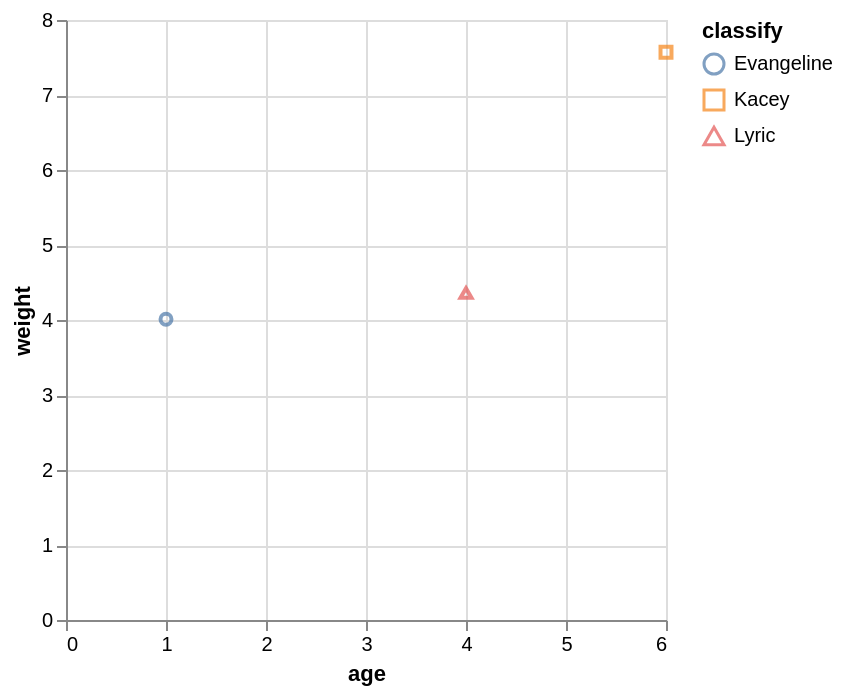

Vega-Lite specification for this chart:
### Vega-Lite specification from a JSON file in a GitHub repository (floating-point values rounded to 4 significant figures)
{"data": {"values": [{"x_data": 1, "y_data": 4.01, "classify": "Evangeline"}, {"x_data": 6, "y_data": 7.57, "classify": "Kacey"}, {"x_data": 4, "y_data": 4.36, "classify": "Lyric"}]}, "mark": "point", "encoding": {"x": {"field": "x_data", "type": "quantitative", "title": "age", "scale": {"zero": "false"}}, "y": {"field": "y_data", "type": "quantitative", "title": "weight", "scale": {"zero": "false"}}, "color": {"field": "classify", "type": "nominal"}, "shape": {"field": "classify", "type": "nominal"}}}
